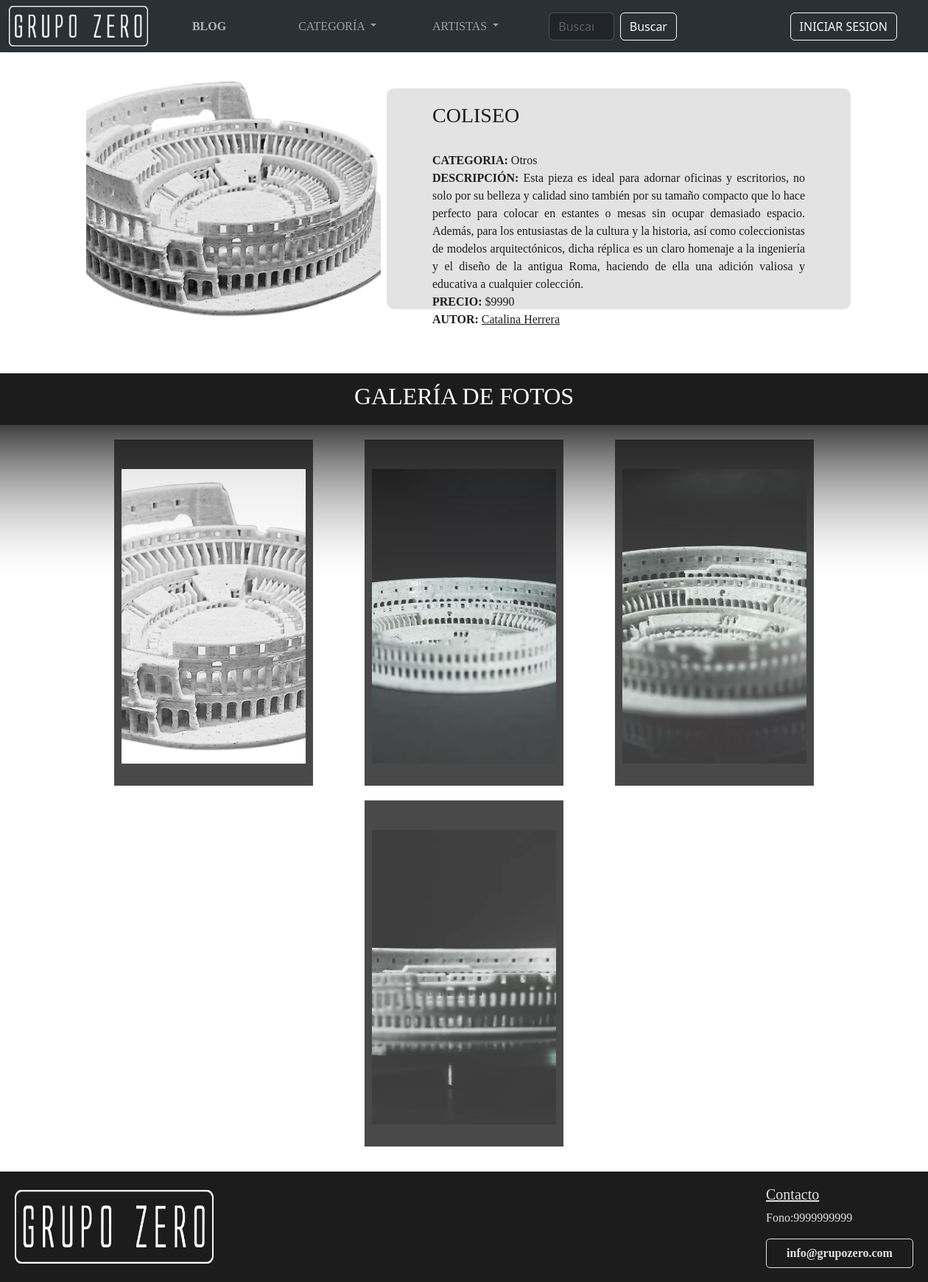
Page /GrupoZero/detalle_obra//1/ on the committed database.
### GrupoZero/models.py (models this page shows, shortened)
class Obra(models.Model):
    cod_obra = models.IntegerField(primary_key=True)
    nombre_obra = models.CharField(max_length=20)
    imagen1 = models.ImageField(upload_to=user_directory_path)
    imagen2 = models.ImageField(upload_to=user_directory_path, blank=True, null=True)
    imagen3 = models.ImageField(upload_to=user_directory_path, blank=True, null=True)
    imagen4 = models.ImageField(upload_to=user_directory_path, blank=True, null=True)
    descripcion = models.CharField(max_length=500)
    precio = models.IntegerField()
    estado = models.ForeignKey('EstadoObra',on_delete=models.CASCADE, to_field='cod_estado_obra', db_column='cod_estado_obra', null=True)
    user = models.ForeignKey(User, on_delete=models.CASCADE)
    categoria = models.ForeignKey('Categoria',on_delete=models.CASCADE, to_field='cod_categoria', db_column='cod_categoria')

class Categoria(models.Model):
    cod_categoria = models.IntegerField(primary_key=True)
    nombre_categoria = models.CharField(max_length=20)

### GrupoZero/views.py (the view)
# urls.py: path('detalle_obra//<int:cod_obra>/', views.detalle_obra, name='detalle_obra'),
def detalle_obra(request, cod_obra):
    perfiles_usuarios = PerfilUsuario.objects.filter(rol__cod_rol=2)
    obra = get_object_or_404(Obra, cod_obra=cod_obra)
    for perfil in perfiles_usuarios:
        print(perfil.user.get_full_name())
    context = {
        'perfiles_usuarios': perfiles_usuarios,
        'obra': obra,
    }
    return render(request, 'GrupoZero/detalle_obra.html',context)

### GrupoZero/templates/GrupoZero/detalle_obra.html (shortened to what this page needs)
{% extends 'GrupoZero/base.html' %}
{% load static %}
{% block content %}
<br>
<div class="container-fluid">
    <div class="row">
        <div class="col-md-1"></div>
        <div class="col-md-3">
            <div class="img-obra">
                <img src="{{ obra.imagen1.url }}" alt="Imagen de la obra" />
            </div>
        </div>
        <div class="col-md-1"></div>
        <div class="col-md-6 caja-texto-obra contenedor-obra">
            <div class="desc-obra">
                <h3>{{ obra.nombre_obra }}</h3>
                <br>
                <p>
                    <b>CATEGORIA:</b> {{ obra.categoria.nombre_categoria|capfirst }}<br>
                    <b>DESCRIPCIÓN:</b> {{ obra.descripcion|capfirst }}<br>
                    <b>PRECIO:</b> ${{ obra.precio }}<br>
                    <b>AUTOR:</b> <a class="enlace" href="{% url 'detalle_autor' obra.user.email %}">{{ obra.user.get_full_name|capfirst }}</a>
                </p>
            </div>
        </div>
        <div class="col-md-1"></div>
    </div>
</div>
<div class="gal-obra">
    <div class="titulo-obra">
        <h2><center>Galería de fotos</center></h2>
    </div>
    <div class="carr-obra">
        {% if obra.imagen1 %}
        <div class="card-obra">
            <div class="img">
                <a href="{{ obra.imagen1.url }}"><img src="{{ obra.imagen1.url }}" alt=""></a>
            </div>
        </div>
        {% endif %}
        {% if obra.imagen2 %}
        <div class="card-obra">
            <div class="img">
                <a href="{{ obra.imagen2.url }}"><img src="{{ obra.imagen2.url }}" alt=""></a>
            </div>
        </div>
        {% endif %}
        {% if obra.imagen3 %}
        <div class="card-obra">
            <div class="img">
                <a href="{{ obra.imagen3.url }}"><img src="{{ obra.imagen3.url }}" alt=""></a>
            </div>
        </div>
        {% endif %}
        {% if obra.imagen4 %}
        <div class="card-obra">
            <div class="img">
                <a href="{{ obra.imagen4.url }}"><img src="{{ obra.imagen4.url }}" alt=""></a>
            </div>
        </div>
        {% endif %}
    </div>
</div>
<br>
{% endblock %}

### GrupoZero/templates/GrupoZero/base.html (shortened to what this page needs)
{% load static %}
<!DOCTYPE html>
<html lang="en">
<head>
    <link rel="stylesheet" href="{% static 'css/style.css' %}">
    {% load bootstrap5 %}
    {% bootstrap_css %}
</head>
<body>
    <nav class="navbar navbar-expand-lg bg-body-tertiary" data-bs-theme="dark">
        <div class="container-fluid d-flex justify-content-between align-items-center">
            <a href="{% url 'inicio' %}">
                <img class="img-logo" src="{% static 'img/img-principal/logo-blanco.png' %}" alt="LOGO">
            </a>
            <div>
                <button type="button" class="navbar-blog btn-outline-light">
                    <a href="/GrupoZero/blog" class="btn-link">BLOG</a>
                </button>
            </div>
            <div class="collapse navbar-collapse" id="navbarNav">
                <ul class="navbar-nav">
                    <li class="nav-item dropdown">
                        <a class="nav-link dropdown-toggle" href="#" role="button" data-bs-toggle="dropdown"
                            aria-expanded="false">
                            Categoría
                        </a>
                    </li>
                    <li class="nav-item dropdown">
                        <a class="nav-link dropdown-toggle" href="#" role="button" data-bs-toggle="dropdown"
                            aria-expanded="false">
                            Artistas
                        </a>
                    </li>
                </ul>
            </div>
            <form class="d-flex busqueda" role="search">
                <input class="form-control me-2" type="search" placeholder="Buscar" aria-label="Search">
                <button class="btn btn-outline-light" type="submit">Buscar</button>
            </form>
            <div class="login">
                {% if user.is_authenticated %}
                <form action="{% url 'logout' %}" method="post" id="logoutForm">
                    {% csrf_token %}
                    <button type="submit" class="navbar-login btn btn-outline-light" id="btn-cerrar-sesion">CERRAR
                        SESION</button>
                </form>
                {% else %}
                <button type="button" class="navbar-login btn btn-outline-light" id="mostrar-login">INICIAR
                    SESION</button>
                {% endif %}
            </div>
        </div>
    </nav>
    {% block content %}
    {% endblock %}
    <div class="pie">
        <div class="imagenPie">
            <img src="{% static 'img/img-principal/logo-blanco.png'%}" alt="logo">
        </div>
        <div class="textoPie">
            <u><b>
                    <h5>Contacto</h5></u></b>
            <p>Fono:9999999999</p>
            <button type="button" class="boton-correo" data-bs-toggle="modal" data-bs-target="#ModalCorreo">
                <b>info@grupozero.com</b>
            </button>
        </div>
    </div>
</body>
</html>

### GrupoZero/static/css/style.css (style rules this page uses)
* { padding: 0; margin: 0; box-sizing: border-box; }
.img-logo { height: 55px; margin-right: 30px; }
.nav-link { font-family: 'PoppinsBold'; text-transform: uppercase; margin-left: 30px; margin-right: 30px; }
.navbar { background-color: #1c1c1c; }
.navbar-nav { margin-left: 30px; margin-right: 30px; }
.navbar-login { margin-left: 30px; margin-right: 30px; white-space: nowrap; }
.navbar-blog { margin-left: 30px; margin-right: 30px; background-color: transparent; white-space: nowrap; border: none; }
.navbar-blog .btn-link { color: #b5b5b5; text-decoration: none; transition: color 0.3s; font-weight: bold; font-family: 'PoppinsBold'; }
.busqueda { width: 40%; margin-right: 10%; }
.pie { align-items: center; display: flex; justify-content: right; margin-top: 30px; height: 150px; background-color: #1c1c1c; }
.textoPie { margin: 20px; color: #e3e3e3; font-family: 'PoppinsLight'; width: 200px; }
.pie .textoPie h5 { font-family: 'PoppinsBold'; }
.pie .imagenPie { margin: 20px; width: 100%; height: 100px; }
.pie .imagenPie img { width: 270px; height: 100px; }
.form-control::placeholder { color: #999 !important; opacity: 0.5 !important; }
.boton-correo { margin-right: 70px; color: #e3e3e3; background-color: #1c1c1c; font-family: 'PoppinsLight'; width: 200px; height: 40px; border: 1px solid #e3e3e3; border-radius: 5px; transition: 0.5s; }
.row { margin-bottom: 5%; }
.contenedor-obra { border-radius: 10px; align-self: center; }
.caja-texto-obra { background-color: #e3e3e3; height: 300px; align-content: center; }
.img-obra { width: 400px; height: 350px; overflow: hidden; border-radius: 10px; }
.img-obra img { width: 100%; height: 100%; object-fit: cover; object-position: top; border-radius: 10px; }
.desc-obra { color: #1c1c1c; margin-top: 20px; margin-left: 50px; margin-right: 50px; text-align: justify; }
.desc-obra h3 { text-transform: uppercase; font-family: 'PoppinsBold'; }
.desc-obra p { font-family: 'PoppinsLight'; justify-content: center;; }
.enlace { color: #1c1c1c; }
.gal-obra { margin-top: 30px; }
.gal-obra .titulo-obra { font-family: 'PoppinsBold'; height: 70px; align-content: center; background-color: #1c1c1c; color: white; text-transform: uppercase; }
.carr-obra { background-image: url(../img/img-principal/degradado-negro.png); background-repeat: no-repeat; display: flex; flex-wrap: wrap; gap: 20px; align-items: center; justify-content: center; }
.carr-obra .card-obra { margin-top: 20px; margin-bottom: -20px; display: block; height: 470px; align-content: center; border: none; background-color: #1c1c1c; margin-left: 25px; margin-right: 25px; opacity: 0.8; overflow: hidden; }
.card-obra .img a img { margin-top: 10px; margin-left: 10px; margin-right: 10px; object-fit: cover; height: 400px; width: 250px; transition: 0.5s ease; }

### rows in the picture
Obra: imagen1 (picture), nombre_obra "COLISEO", categoria.nombre_categoria "Otros", descripcion "Esta pieza es ideal para adornar oficinas y escritorios, no solo por su belleza y calidad sino también por su tamaño compacto que lo hace perfecto para colocar en estantes o mesas sin ocupar demasiado espacio. Además, para los entusiastas de la cultura y la historia, así como coleccionistas de modelos arquitectónicos, dicha réplica es un claro homenaje a la ingeniería y el diseño de la antigua Roma, haciendo de ella una adición valiosa y educativa a cualquier colección.", precio "9990", user.get_full_name "Catalina Herrera", imagen2 (picture), imagen3 (picture), imagen4 (picture)
